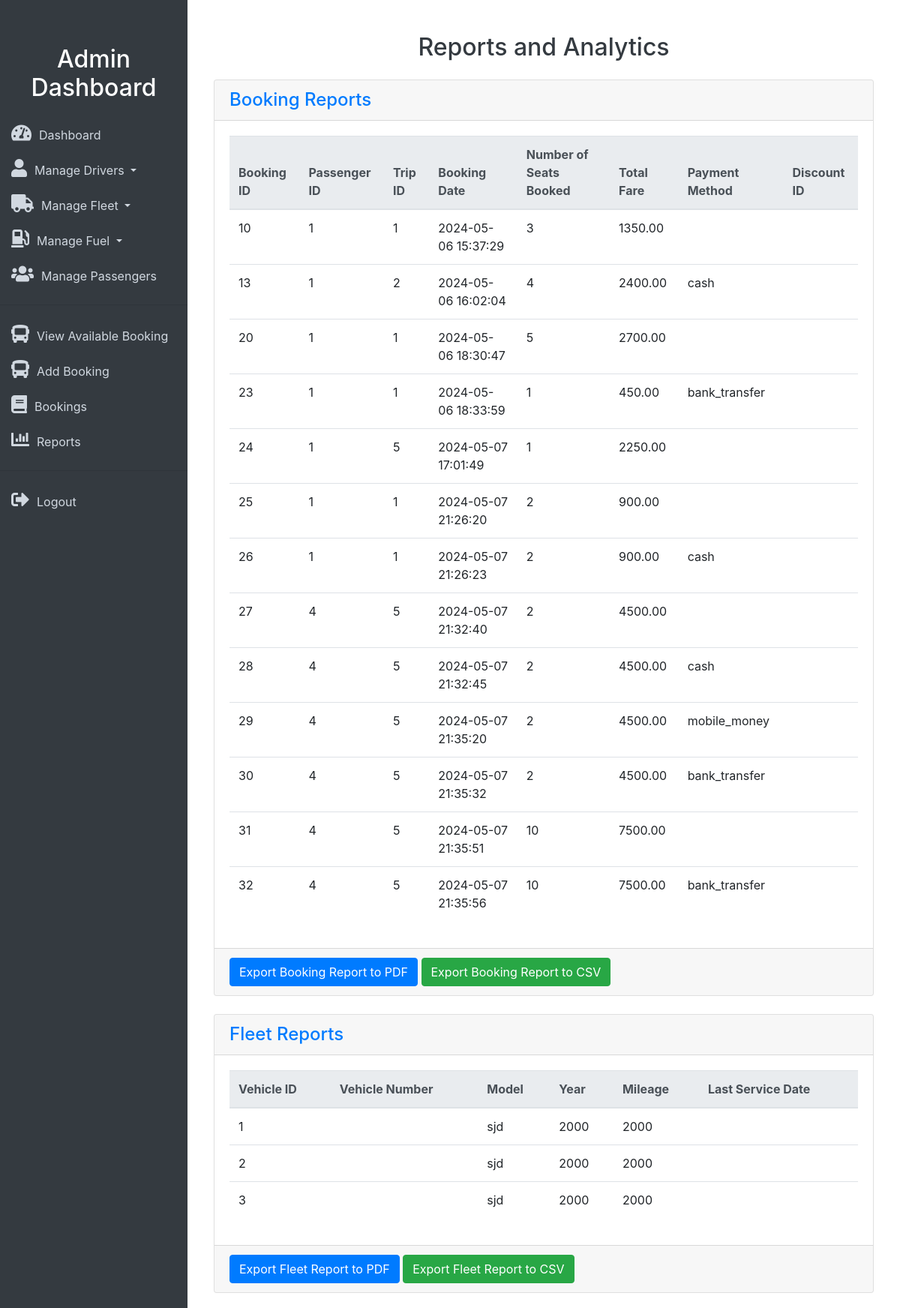
Page /admin/reports.php (signed in) on the committed database.
### tables this page shows
CREATE TABLE `bookings` (
  `BookingID` int(11) NOT NULL,
  `PassengerID` int(11) NOT NULL,
  `TripID` int(11) NOT NULL,
  `BookingDate` timestamp NOT NULL DEFAULT current_timestamp(),
  `NumSeatsBooked` int(11) NOT NULL,
  `TotalFare` decimal(10,2) NOT NULL,
  `PaymentMethod` varchar(50) NOT NULL,
  `DiscountID` int(11) DEFAULT NULL
);

CREATE TABLE `vehicle` (
  `VehicleID` int(11) NOT NULL,
  `VehicleNumber` varchar(20) NOT NULL,
  `Model` varchar(50) NOT NULL,
  `Year` int(11) NOT NULL,
  `Mileage` int(11) DEFAULT NULL,
  `LastServiceDate` date DEFAULT NULL
);

### admin/reports.php (the view, shortened to what this page needs)
<!DOCTYPE html>
<html lang="en">
<head>
    <link rel="stylesheet" href="https://stackpath.bootstrapcdn.com/bootstrap/4.5.2/css/bootstrap.min.css">
    <link rel="stylesheet" href="https://cdnjs.cloudflare.com/ajax/libs/font-awesome/5.15.4/css/all.min.css">
    <link rel="stylesheet" href="css/style.css">
</head>
<body>
    <div class="sidebar">
        <h2>Admin Dashboard</h2>
        <a href="admindashboard.php"><i class="fas fa-tachometer-alt icon"></i>Dashboard</a>
        <div class="dropdown">
            <a href="#" class="dropdown-toggle" id="manageDriversDropdown" data-toggle="dropdown" aria-haspopup="true" aria-expanded="false">
                <i class="fas fa-user icon"></i>Manage Drivers
            </a>
        </div>
        <div class="dropdown">
        <a href="#" class="dropdown-toggle" id="manageFleetDropdown" data-toggle="dropdown" aria-haspopup="true" aria-expanded="false">
    <i class="fas fa-truck icon"></i>Manage Fleet
</a>
</div>
<div class="dropdown">
<a href="#" class="dropdown-toggle" id="manageFuelDropdown" data-toggle="dropdown" aria-haspopup="true" aria-expanded="false">
    <i class="fas fa-gas-pump icon"></i>Manage Fuel
</a>
</div>
        <a href="adminmanagepas.php"><i class="fas fa-users icon"></i>Manage Passengers</a>
        <hr>
        <a href="Viewavailabletrips.php"><i class="fas fa-bus icon"></i>View Available Booking</a>
        <a href="add_booking.php"><i class="fas fa-bus icon"></i>Add Booking</a>
        <a href="adminviewbook.php"><i class="fas fa-book icon"></i>Bookings</a>
        <a href="reports.php"><i class="fas fa-chart-bar icon"></i>Reports</a>
        <hr>
        <a href="logout.php"><i class="fas fa-sign-out-alt icon"></i>Logout</a>
    </div>
    <div class="content">
           <div class="container mt-4">
    <h2 class="text-center">Reports and Analytics</h2>
    <div class="card mt-4">
        <div class="card-header">
            <h4 class="mb-0">Booking Reports</h4>
        </div>
        <div class="card-body">
            <?php
            include 'db_connect.php';
            $sql_booking_reports = "SELECT * FROM bookings";
            $result_booking_reports = $conn->query($sql_booking_reports);
            if ($result_booking_reports->num_rows > 0) {
                echo "<table class='table table-hover'>";
                echo "<thead class='thead-light'>";
                echo "<tr>";
                echo "<th>Booking ID</th>";
                echo "<th>Passenger ID</th>";
                echo "<th>Trip ID</th>";
                echo "<th>Booking Date</th>";
                echo "<th>Number of Seats Booked</th>";
                echo "<th>Total Fare</th>";
                echo "<th>Payment Method</th>";
                echo "<th>Discount ID</th>";
                echo "</tr>";
                echo "</thead>";
                echo "<tbody>";
                while ($row = $result_booking_reports->fetch_assoc()) {
                    echo "<tr>";
                    echo "<td>" . $row["BookingID"] . "</td>";
                    echo "<td>" . $row["PassengerID"] . "</td>";
                    echo "<td>" . $row["TripID"] . "</td>";
                    echo "<td>" . $row["BookingDate"] . "</td>";
                    echo "<td>" . $row["NumSeatsBooked"] . "</td>";
                    echo "<td>" . $row["TotalFare"] . "</td>";
                    echo "<td>" . $row["PaymentMethod"] . "</td>";
                    echo "<td>" . $row["DiscountID"] . "</td>";
                    echo "</tr>";
                }
                echo "</tbody>";
                echo "</table>";
            } else {
                echo "No booking records found";
            }
            ?>
        </div>
        <div class="card-footer">
            <button id="export-booking-pdf-button" class="btn btn-primary">Export Booking Report to PDF</button>
            <button id="export-booking-csv-button" class="btn btn-success">Export Booking Report to CSV</button>
        </div>
    </div>
    <div class="card mt-4">
        <div class="card-header">
            <h4 class="mb-0">Fleet Reports</h4>
        </div>
        <div class="card-body">
            <?php
            include 'db_connect.php';
            $sql_fleet_reports = "SELECT * FROM vehicle";
            $result_fleet_reports = $conn->query($sql_fleet_reports);
            if ($result_fleet_reports->num_rows > 0) {
                echo "<table class='table table-hover'>";
                echo "<thead class='thead-light'>";
                echo "<tr>";
                echo "<th>Vehicle ID</th>";
                echo "<th>Vehicle Number</th>";
                echo "<th>Model</th>";
                echo "<th>Year</th>";
                echo "<th>Mileage</th>";
                echo "<th>Last Service Date</th>";
                echo "</tr>";
                echo "</thead>";
                echo "<tbody>";
                while ($row = $result_fleet_reports->fetch_assoc()) {
                    echo "<tr>";
                    echo "<td>" . $row["VehicleID"] . "</td>";
                    echo "<td>" . $row["VehicleNumber"] . "</td>";
                    echo "<td>" . $row["Model"] . "</td>";
                    echo "<td>" . $row["Year"] . "</td>";
                    echo "<td>" . $row["Mileage"] . "</td>";
                    echo "<td>" . $row["LastServiceDate"] . "</td>";
                    echo "</tr>";
                }
                echo "</tbody>";
                echo "</table>";
            } else {
                echo "No fleet records found";
            }
            ?>
        </div>
        <div class="card-footer">
            <button id="export-fleet-pdf-button" class="btn btn-primary">Export Fleet Report to PDF</button>
            <button id="export-fleet-csv-button" class="btn btn-success">Export Fleet Report to CSV</button>
        </div>
    </div>
</div>
</body>
</html>

### admin/css/style.css (style rules this page uses)
.sidebar { height: 100%; width: 250px; position: fixed; top: 0; left: 0; background-color: #343a40; padding-top: 50px; overflow-y: auto; }
.sidebar h2 { color: #fff; padding: 10px 0; text-align: center; }
.sidebar a { padding: 10px 15px; text-decoration: none; display: block; color: #d1d8e0; transition: background-color 0.3s; }
.content { margin-left: 250px; padding: 20px; transition: margin-left 0.3s; }
.icon { font-size: 24px; margin-right: 10px; }
h2 { color: #343a40; margin-top: 0; }
h4 { color: #007bff; }
@media screen and (min-width: 768px) { .sidebar { left: 0; } }
@media screen and (min-width: 768px) { .content { margin-left: 250px; } }

### rows in the picture
bookings: BookingID "10", PassengerID "1", TripID "1", BookingDate "2024-05-06 15:37:29", NumSeatsBooked "3", TotalFare "1350.00"
bookings: BookingID "13", PassengerID "1", TripID "2", BookingDate "2024-05-06 16:02:04", NumSeatsBooked "4", TotalFare "2400.00", PaymentMethod "cash"
bookings: BookingID "20", PassengerID "1", TripID "1", BookingDate "2024-05-06 18:30:47", NumSeatsBooked "5", TotalFare "2700.00"
bookings: BookingID "23", PassengerID "1", TripID "1", BookingDate "2024-05-06 18:33:59", NumSeatsBooked "1", TotalFare "450.00", PaymentMethod "bank_transfer"
bookings: BookingID "24", PassengerID "1", TripID "5", BookingDate "2024-05-07 17:01:49", NumSeatsBooked "1", TotalFare "2250.00"
bookings: BookingID "25", PassengerID "1", TripID "1", BookingDate "2024-05-07 21:26:20", NumSeatsBooked "2", TotalFare "900.00"
bookings: BookingID "26", PassengerID "1", TripID "1", BookingDate "2024-05-07 21:26:23", NumSeatsBooked "2", TotalFare "900.00", PaymentMethod "cash"
bookings: BookingID "27", PassengerID "4", TripID "5", BookingDate "2024-05-07 21:32:40", NumSeatsBooked "2", TotalFare "4500.00"
bookings: BookingID "28", PassengerID "4", TripID "5", BookingDate "2024-05-07 21:32:45", NumSeatsBooked "2", TotalFare "4500.00", PaymentMethod "cash"
bookings: BookingID "29", PassengerID "4", TripID "5", BookingDate "2024-05-07 21:35:20", NumSeatsBooked "2", TotalFare "4500.00", PaymentMethod "mobile_money"
bookings: BookingID "30", PassengerID "4", TripID "5", BookingDate "2024-05-07 21:35:32", NumSeatsBooked "2", TotalFare "4500.00", PaymentMethod "bank_transfer"
bookings: BookingID "31", PassengerID "4", TripID "5", BookingDate "2024-05-07 21:35:51", NumSeatsBooked "10", TotalFare "7500.00"
bookings: BookingID "32", PassengerID "4", TripID "5", BookingDate "2024-05-07 21:35:56", NumSeatsBooked "10", TotalFare "7500.00", PaymentMethod "bank_transfer"
vehicle: VehicleID "1", Model "sjd", Year "2000", Mileage "2000"
vehicle: VehicleID "2", Model "sjd", Year "2000", Mileage "2000"
vehicle: VehicleID "3", Model "sjd", Year "2000", Mileage "2000"
